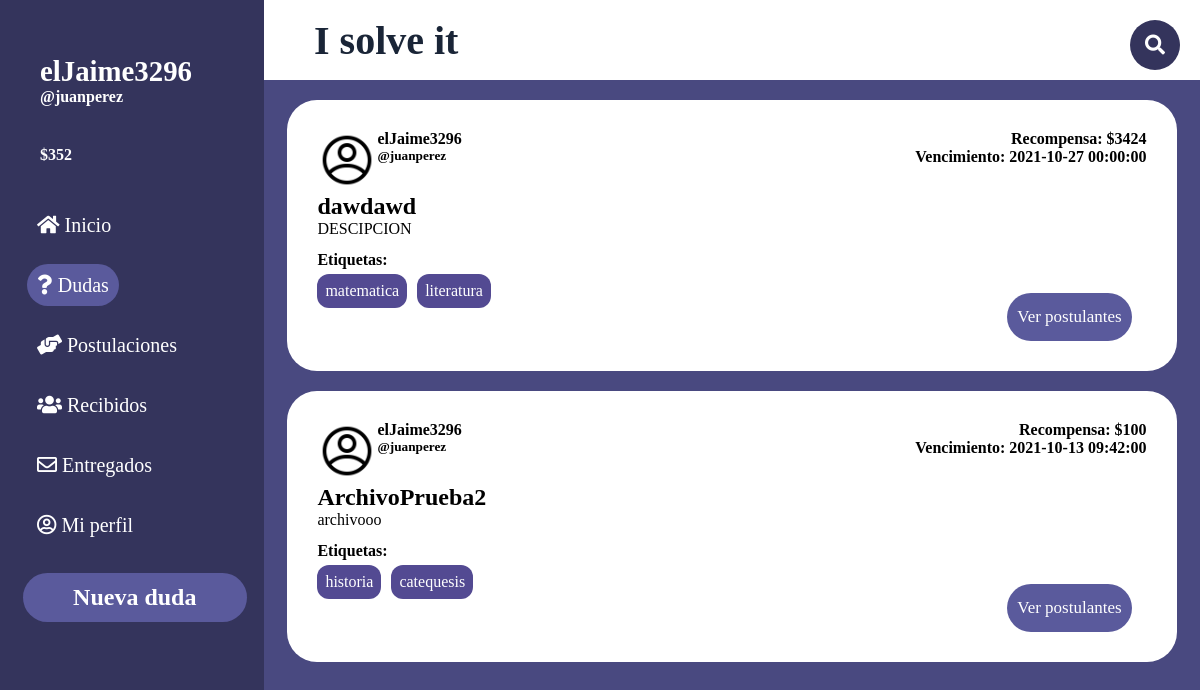
The page /PaginasBalsamiq/misdudas.php (signed in) on the database its author committed.
### tables this page shows
CREATE TABLE `consulta` (
  `id_consulta` int(11) NOT NULL,
  `id_us` int(11) NOT NULL,
  `titulo` varchar(20) NOT NULL,
  `descripcion` varchar(280) NOT NULL,
  `recompensa` float NOT NULL,
  `fecha_subida` datetime NOT NULL DEFAULT current_timestamp(),
  `fecha_limite` datetime NOT NULL,
  `archivo` varchar(50) NOT NULL
);

CREATE TABLE `tag` (
  `id` int(11) NOT NULL,
  `tag` varchar(30) NOT NULL
);

### PaginasBalsamiq/misdudas.php (the view, shortened to what this page needs)
<!DOCTYPE html>
<html lang="es">
<head>
    <link rel="stylesheet" href="https://use.fontawesome.com/releases/v5.6.3/css/all.css">
    <link rel="stylesheet" href="style2.css">
    <link rel="stylesheet" href="NO_TOCAR.css">
    <link rel="stylesheet" href="publicacion_plantilla.css">
</head>
<body class="grid_container">
    <?php
        include('../ImplementarPHP/config.php');
    ?>
    <header class="header">
        <h1 class="ISolveIt">I solve it</h1>
        <div class="buscador">
            <div class="btn">
                <i class="fas fa-search icon"></i>
            </div>
        </div>
    </header>
    <aside class="sidebar">
        <div class="sidebar_usuario">
            <h4 class="h4"><?php echo $_SESSION['nombre']?></h4>
            <h5 class="h5">@<?php echo $_SESSION['username']?></h5>
            <h5 class="h5">$<?php echo $_SESSION['tokens']?></h5>
        </div>
        <div class="sidebar_menu">
            <ul>
                <li class="botones_sidebar"><a class="a" href="inicio.php"><i class="fas fa-home"></i> Inicio</a></li>
                <li class="botones_sidebar"><a class="a" href="misdudas.php" style="background-color: #5a5a9c"><i class="fas fa-question"></i> Dudas</a></li>
                <li class="botones_sidebar"><a class="a" href="postulaciones.php"><i class="fas fa-hands-helping"></i> Postulaciones</a></li>
                <li class="botones_sidebar"><a class="a" href="recibidos.php"><i class="fas fa-users"></i> Recibidos</a></li>
                <li class="botones_sidebar"><a class="a" href="entregados.php"><i class="far fa-envelope"></i> Entregados</a></li>
                <li class="botones_sidebar"><a class="a" href="perfil.php"><i class="far fa-user-circle"></i> Mi perfil</a></li>
            </ul>
        </div>
        <a href="nuevaPublicacion.php"><h2 class="h2">Nueva duda</h2></a>
    </aside>
    <div class="main">
        <div class="mainCont">
        <?php
            $i = 0;
            $consulta = $conn->prepare("SELECT * FROM consulta WHERE id_us = '".$_SESSION['id_us']."'");
            $consulta ->execute();
            while ($resultadoUser = $consulta->fetch(PDO::FETCH_ASSOC)) {
                echo'
                <div class="publicacion_preview" onclick="EntrarPublicacion(this.id);" id="'.$resultadoUser['id_consulta'].'">
                <div class="data">
                    <div class="foto">
                        <img class="fotoPerfil" src="recursos/fotoPerfil/'.$_SESSION['imagen'].'.png" alt="'.$_SESSION['username'].'">
                    </div>
                    <div class="usuario">
                        <h4>'.$_SESSION["nombre"].'</h4>
                        <h5>@'.$_SESSION["username"].'</h5>
                    </div>
                    <div class="recoyvenc">
                        <h4>Recompensa: $'.$resultadoUser["recompensa"].'</h4>
                        <h4>Vencimiento: '.$resultadoUser["fecha_limite"].'</h4>
                    </div>
                </div>
                <div class="cuerpo">
                    <h2>'.$resultadoUser['titulo'].'</h2>
                    <p class="desc">'.$resultadoUser['descripcion'].'</p>
                </div>
                <div class="tags">
                    <h4>Etiquetas: </h4>
                    <ul class="tags_list">
                ';
                $consulta5 = $conn->prepare("SELECT tag_cons FROM tag_cons WHERE id_cons = '".$resultadoUser['id_consulta']."'");
                $consulta5 ->execute();
                while($resultadoTagCons = $consulta5->fetch(PDO::FETCH_ASSOC)){
                    $consulta6 = $conn->prepare("SELECT tag FROM tag WHERE id = '".$resultadoTagCons['tag_cons']."'");
                    $consulta6 ->execute();
                    while($resultadoTag = $consulta6->fetch(PDO::FETCH_ASSOC)){
                        echo'<li class="tag">'.$resultadoTag['tag'].'</li>';
                    }
                }
                echo'
                                            </ul>
                                        </div>
                                ';
                                if($resultadoUser['id_us'] != $_SESSION['id_us']){
                                    echo'
                                        <div class="postularDiv">
                                    ';
                                    $i++;
                                    $consultaConcurso = $conn->prepare("SELECT id_concurso FROM concurso WHERE (id_consulta = '".$resultadoUser["id_consulta"]."' AND id_us = '".$_SESSION['id_us']."')");
                                    $consultaConcurso ->execute();
                                    if($resultadoConcurso = $consultaConcurso->fetch(PDO::FETCH_ASSOC)){
                                        echo'
                                            <form action="../ImplementarPHP/postular-cancelar.php" method="POST" id="cancelar'.$i.'">
                                                <input type="hidden" name="id_cons" value="'.$resultadoUser['id_consulta'].'">
                                                <input value="Cancelar postulacion" type="submit" class="postularBtn cancelar" name="cancelar" form="cancelar'.$i.'">
                                            </form>
                                        ';
                                    }
                                    else{
                                        echo'
                                        <form action="../ImplementarPHP/postular-cancelar.php" method="POST" id="postular'.$i.'">
                                            <input type="hidden" name="id_cons" value="'.$resultadoUser['id_consulta'].'">
                                            <input value="Postularme" type="submit" class="postularBtn postular" name="postular" form="postular'.$i.'">
                                        </form>
                                        ';
                                    }
                                    echo'
                                        </div>
                                    ';
                                }
                                else{
                                    echo'
                                        <div class="postularDiv">
                                            <input value="Ver postulantes" type="submit" class="postularBtn verPostulantes" name="verPostulantes">
                                        </div>
                                    ';
                                }
                                echo'
                                    </div>
                                ';
            }
        ?>
        </div>
    </div>
</body>
</html>

### PaginasBalsamiq/style2.css (style rules this page uses)
* { margin: 0; padding: 0; box-sizing: border-box; font-family: "corbel"; }
html { height: 100%; }
body { min-height: 100%; }
.grid_container { display: grid; grid-template: "sidebar header" 10vh "sidebar main" 90vh/ 22% auto; }
.header { background-color: white; grid-area: header; display: grid; align-items: center; grid-template: "titu busc" / auto 25% }
.ISolveIt { grid-area: titu; text-align: left; margin-left: 50px; color:#1a2537; font-size: 2.5rem; }
.a { font-size: 20px; text-decoration: none; color:white; padding: 10px; background-color: none; border-radius:50px ; }
a { text-decoration: none; }
.sidebar { background-color: #34345c; grid-area: sidebar; text-align: center; color:rgb(26, 21, 21); border-right:1px solid #34345c; }
.h2 { background-color: #5a5a9c; color:white; border-radius: 30px; padding:11px; width: 85%; margin-left: 23px; margin-top: 10%; }
.h4 { color:white; text-align: left; margin:55px 0px -40px 40px; font-size: 1.8rem; }
.h5 { color:white; text-align: left; margin:40px; font-size: 1rem; }
.main { background-color: #494980; grid-area: main; overflow-y: scroll; position: relative; }
.botones_sidebar { margin: 17px; padding: 10px; list-style: none; text-align: left; }

### PaginasBalsamiq/NO_TOCAR.css (style rules this page uses)
a { text-decoration: none; color: white }
input { width: 50%; height:100%; border-radius: 3px; border: 1px solid rgb(255, 255, 255); }
.buscador { width: 220px; height: 30px; padding: 5px; display: flex; justify-content: right; }
.btn { position:absolute; margin-top: -10px; right:0; height: 50px; width: 50px; line-height: 50px; background-color: #34345c; text-align: center; color: white; font-size: 20px; border-radius: 50%; cursor: pointer; margin-right: 20px; }

### PaginasBalsamiq/publicacion_plantilla.css (style rules this page uses)
.publicacion_preview { background-color: white; border-radius: 30px; height: auto; display: grid; grid-template: "data" 30% "cuerpo" auto "tags" 20%; padding: 30px; text-align: left; margin: auto; margin-top: 20px; max-width: 95%; cursor:pointer; }
.data { height: 100%; grid-area: data; display: flex; }
.cuerpo { grid-area: cuerpo; width: 60vw; }
.desc { width: 100%; word-wrap: break-word; max-height: 3rem; overflow:hidden; margin-bottom: 5px; }
.recoyvenc { margin-right: 0; margin-left: auto; text-align: right; }
.tags_list { display: flex; list-style: none; }
.tag { margin-right: 10px; background-color: rgb(83, 74, 146); border-radius: 12px; padding: 8px; color: white; margin-top: 5px; }
.fotoPerfil { width: 60px; }
.postularDiv { margin-right: 15px; margin-left: auto; }
.postularBtn { background-color: #5a5a9c; color: white; width: 100%; height: 100%; border: none; padding: 10px; border-radius: 30px; cursor: pointer; text-align: center; font-size: 17px; }

### rows shown on the page
consulta: recompensa "3424", fecha_limite "2021-10-27 00:00:00", titulo "dawdawd", descripcion "DESCIPCION"
tag: tag "matematica"
tag: tag "literatura"
consulta: recompensa "100", fecha_limite "2021-10-13 09:42:00", titulo "ArchivoPrueba2", descripcion "archivooo"
tag: tag "historia"
tag: tag "catequesis"

### other values the page prints
$_SESSION['nombre'] "elJaime3296"
$_SESSION['username'] "juanperez"
$_SESSION['tokens'] "352"
